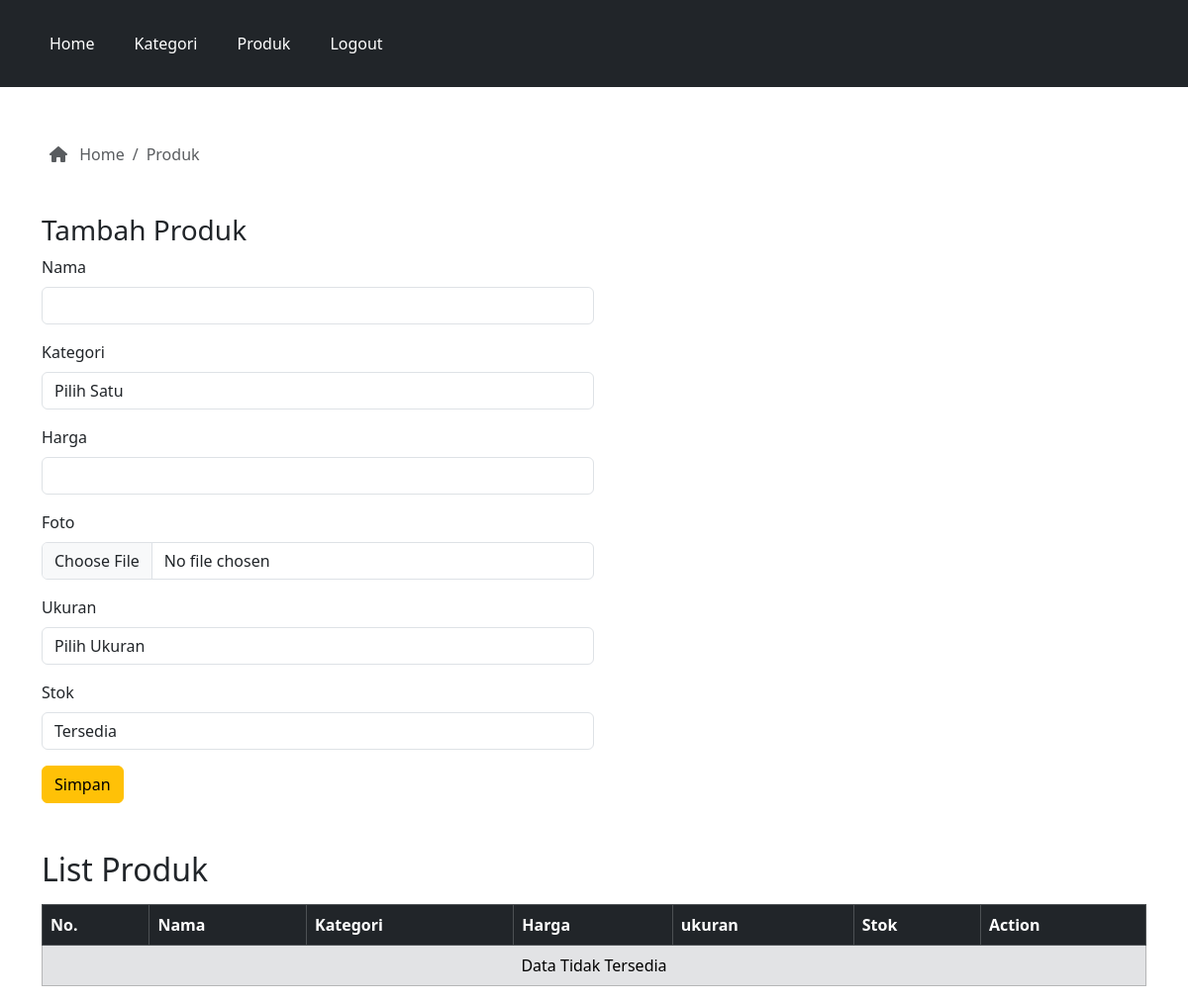
The page /admin/produk.php (signed in) on the database as committed earlier.
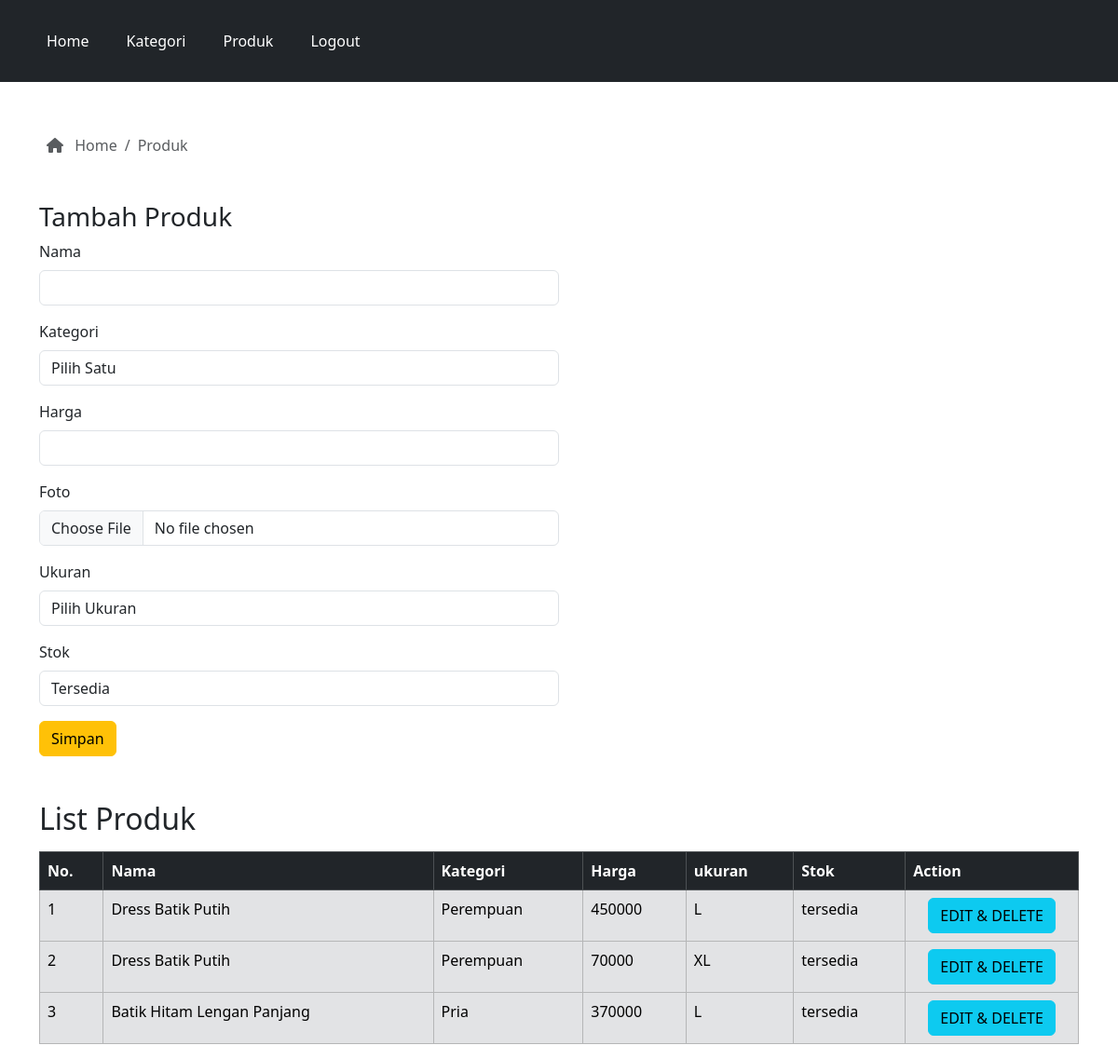
The same page on the database as committed later.
### tables this page shows
CREATE TABLE `produk` (
  `id` int(11) NOT NULL,
  `kategori_id` int(11) DEFAULT NULL,
  `nama` varchar(255) DEFAULT NULL,
  `harga` double DEFAULT NULL,
  `foto` varchar(255) DEFAULT NULL,
  `ukuran` enum('S','M','L','XL') DEFAULT NULL,
  `ketersediaan_stok` enum('habis','tersedia') DEFAULT 'tersedia'
);

CREATE TABLE `kategori` (
  `id` int(11) NOT NULL,
  `nama` varchar(100) DEFAULT NULL
);

### admin/produk.php (the view, shortened to what this page needs)
<?php
    require_once '../koneksi.php';
    $query = mysqli_query($conn, "SELECT a.*, b.nama AS nama_kategori FROM produk a JOIN kategori b ON a.kategori_id = b.id");
    $productCount = mysqli_num_rows($query);
?>
<!DOCTYPE html>
<html lang="en">
<head>
    <link rel="stylesheet" href="../bootstrap/css/bootstrap.min.css">
    <link rel="stylesheet" href="../fontawesome/css/fontawesome.min.css">
</head>
<body>
    <?php require_once 'navbar.php' ?>
    <div class="container mt-5">
    <nav aria-label="breadcrumb">
            <ol class="breadcrumb">
                <li class="breadcrumb-item active pt-2" aria-current="page">
                    <a href="index.php" class="no-decoration text-muted"><i class="fa-solid fa-house px-2"></i> Home</a>
                </li>
                <li class="breadcrumb-item active pt-2" aria-current="page">
                     Produk
                </li>
            </ol>
        </nav>
        <div class="my-5 col-12 col-md-6">
            <h3>Tambah Produk</h3>
            <form action="" method="post" enctype="multipart/form-data">
                <div class="mb-3">
                    <label for="nama" class="form-label">Nama</label>
                    <input type="text" name="nama" id="nama" class="form-control" autocomplete="off" required>
                </div>
                <div class="mb-3">
                    <label for="kategori" class="form-label">Kategori</label>
                    <select name="kategori" id="kategori" class="form-control" required>
                        <option value="" hidden>Pilih Satu</option>
                    </select>
                </div>
                <div class="mb-3">
                    <label for="harga" class="form-label">Harga</label>
                    <input type="number" name="harga" id="harga" class="form-control" required>
                </div>
                <div class="mb-3">
                    <label for="foto" class="form-label">Foto</label>
                    <input type="file" name="foto" id="foto" class="form-control">
                </div>
                <div class="mb-3">
                    <label for="ukuran" class="form-label">Ukuran</label>
                    <select name="ukuran" id="ukuran" class="form-control" required>
                        <option value="" hidden>Pilih Ukuran</option>
                </select>
                </div>
                <div class="mb-3">
                    <label for="ketersediaan_stok" class="form-label">Stok</label>
                    <select name="ketersediaan_stok" id="ketersediaan_stok" class="form-control" required>
                        <option value="tersedia">Tersedia</option>
                    </select>
                </div>
                <div class="mb-3">
                    <button type="submit" class="btn btn-warning" name="btnTambahProduk">
                        Simpan
                    </button>
                </div>
            </form>
        </div>
        <div class="mt-5">
            <h2>List Produk</h2>
            <div class="table-responsive mt-3">
                <table class="table table-bordered table-secondary table-hover">
                    <thead>
                        <tr class="table-dark">
                            <th>No.</th>
                            <th>Nama</th>
                            <th>Kategori</th>
                            <th>Harga</th>
                            <th>ukuran</th>
                            <th>Stok</th>
                            <th>Action</th>
                        </tr>
                    </thead>
                    <tbody>
                        <?php
                            if($productCount == 0){
                                ?>
                                    <tr>
                                        <td class="text-center" colspan="7">
                                            Data Tidak Tersedia
                                        </td>
                                    </tr>
                                <?php
                            }else{
                                $nomor = 1;
                                while($data = mysqli_fetch_array($query)){
                                    ?>
                                        <tr>
                                            <td><?php echo $nomor; ?></td>
                                            <td><?php echo $data['nama'] ?></td>
                                            <td><?php echo $data['nama_kategori'] ?></td>
                                            <td><?php echo $data['harga'] ?></td>
                                            <td><?php echo $data['ukuran'] ?></td>
                                            <td><?php echo $data['ketersediaan_stok'] ?></td>
                                            <td class="col-2 text-center">
                                                <a href="detail-produk.php?qi=<?php echo $data['id']; ?>" class="btn btn-info">EDIT & DELETE</a>
                                            </td>
                                        </tr>
                                    <?php
                                    $nomor++;
                                }
                            }
                        ?>
                    </tbody>
                </table>
            </div>
        </div>
    </div>
</body>
</html>

### admin/navbar.php (shortened to what this page needs)
<nav class="navbar navbar-expand-lg navbar-dark bg-dark p-4 sticky-top" id="navbar">
  <div class="container">
    <div class="collapse navbar-collapse" id="navbarNavAltMarkup">
      <div class="navbar-nav">
        <a class="nav-link me-4 text-white" aria-current="page" href="../admin/">Home</a>
        <a class="nav-link me-4 text-white" href="kategori.php">Kategori</a>
        <a class="nav-link me-4 text-white" href="produk.php">Produk</a>
        <a class="nav-link me-4 text-white" href="logout.php">Logout</a>
      </div>
    </div>
  </div>
</nav>

### admin/produk.php (style rules this page uses)
.no-decoration { text-decoration: none; }

Rows that differ between the two databases and show on the page:
added produk: nama "Dress Batik Putih", kategori.nama "Perempuan", harga "450000", ukuran "L", ketersediaan_stok "tersedia"
added produk: nama "Dress Batik Putih", kategori.nama "Perempuan", harga "70000", ukuran "XL", ketersediaan_stok "tersedia"
added produk: nama "Batik Hitam Lengan Panjang", kategori.nama "Pria", harga "370000", ukuran "L", ketersediaan_stok "tersedia"
Other text that changed with them:
text no longer shown: "Data Tidak Tersedia"
